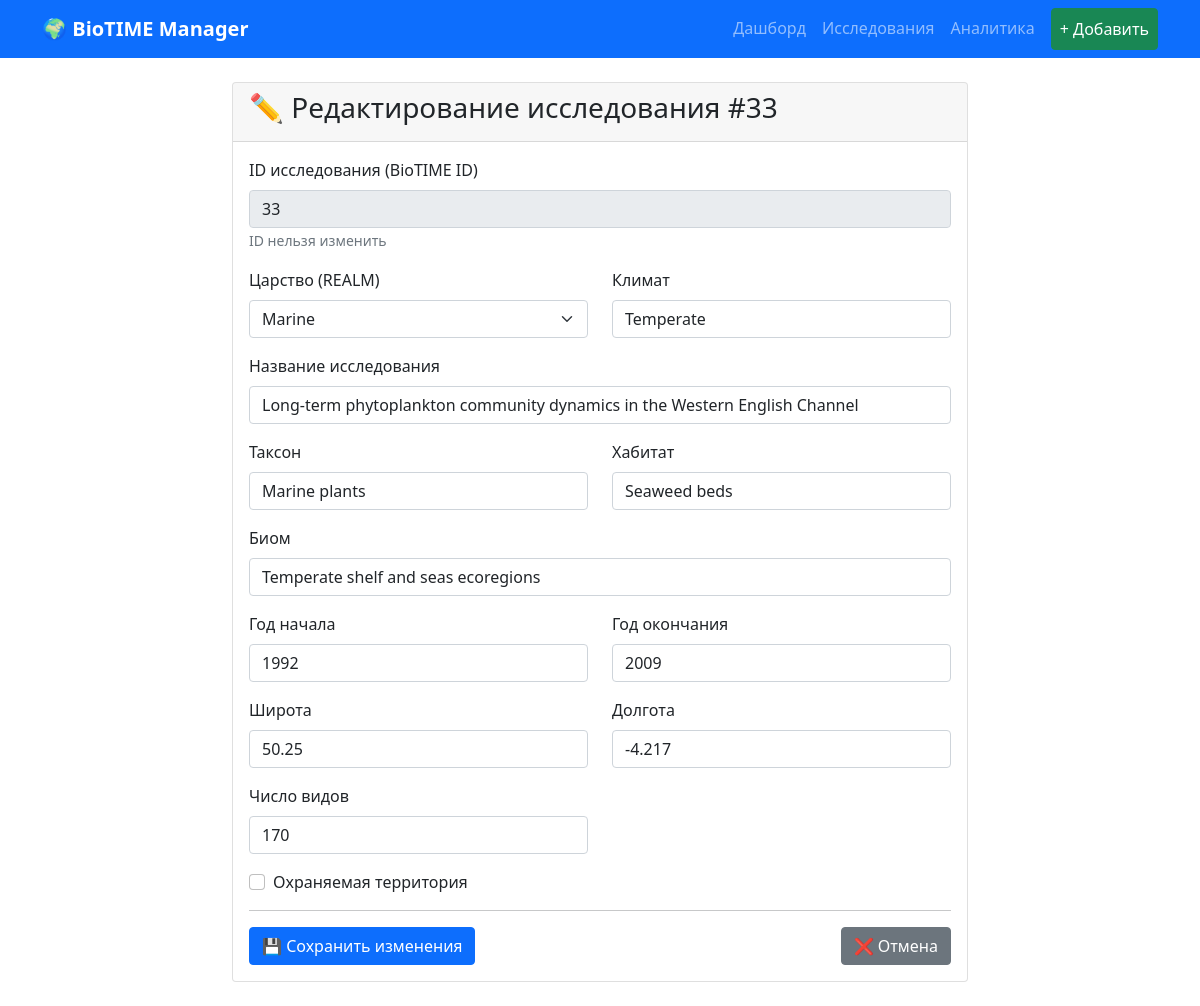
The app's page /study/3/edit with its own data.
### models.py (models this page shows, shortened)
class Study(db.Model):
    __tablename__ = 'studies'
    id = db.Column(db.Integer, primary_key=True)
    study_id = db.Column(db.Integer, unique=True, nullable=False, index=True)
    realm = db.Column(db.String(50))
    climate = db.Column(db.String(50))
    habitat = db.Column(db.String(100))
    protected_area = db.Column(db.Boolean, default=False)
    biome_map = db.Column(db.String(150))
    taxa = db.Column(db.String(150))
    organisms = db.Column(db.String(200))
    title = db.Column(db.String(500))
    has_plot = db.Column(db.String(1))
    data_points = db.Column(db.Integer)
    start_year = db.Column(db.Integer)
    end_year = db.Column(db.Integer)
    cent_lat = db.Column(db.Float)
    cent_long = db.Column(db.Float)
    number_of_species = db.Column(db.Integer)
    number_of_samples = db.Column(db.Integer)
    grain_sq_km = db.Column(db.Float)
    area_sq_km = db.Column(db.Float)
    abundance_type = db.Column(db.String(50))
    biomass_type = db.Column(db.String(50))
    web_link = db.Column(db.String(500))
    license = db.Column(db.String(50))
    samples = db.relationship('Sample', backref='study', lazy=True, cascade="all, delete-orphan")

### app.py (the view, shortened to what this page needs)
@app.route('/study/<int:study_id>/edit', methods=['GET', 'POST'])
def edit_study(study_id):
    study = Study.query.get_or_404(study_id)
    return render_template('edit_study.html', study=study)

### templates/edit_study.html (shortened to what this page needs)
{% extends "base.html" %}
{% block content %}
<div class="container">
    <div class="row justify-content-center">
        <div class="col-md-8">
            <div class="card">
                <div class="card-header">
                    <h3>✏️ Редактирование исследования #{{ study.study_id }}</h3>
                </div>
                <div class="card-body">
                    <form method="POST">
                        <div class="mb-3">
                            <label class="form-label">ID исследования (BioTIME ID)</label>
                            <input type="text" class="form-control" value="{{ study.study_id }}" disabled>
                            <small class="text-muted">ID нельзя изменить</small>
                        </div>
                        <div class="row">
                            <div class="col-md-6 mb-3">
                                <label class="form-label">Царство (REALM)</label>
                                <select name="realm" class="form-select">
                                    <option value="Marine" {% if study.realm == 'Marine' %}selected{% endif %}>Marine</option>
                                </select>
                            </div>
                            <div class="col-md-6 mb-3">
                                <label class="form-label">Климат</label>
                                <input type="text" name="climate" class="form-control" value="{{ study.climate }}">
                            </div>
                        </div>
                        <div class="mb-3">
                            <label class="form-label">Название исследования</label>
                            <input type="text" name="title" class="form-control" value="{{ study.title }}" required>
                        </div>
                        <div class="row">
                            <div class="col-md-6 mb-3">
                                <label class="form-label">Таксон</label>
                                <input type="text" name="taxa" class="form-control" value="{{ study.taxa }}">
                            </div>
                            <div class="col-md-6 mb-3">
                                <label class="form-label">Хабитат</label>
                                <input type="text" name="habitat" class="form-control" value="{{ study.habitat }}">
                            </div>
                        </div>
                        <div class="mb-3">
                            <label class="form-label">Биом</label>
                            <input type="text" name="biome_map" class="form-control" value="{{ study.biome_map }}">
                        </div>
                        <div class="row">
                            <div class="col-md-6 mb-3">
                                <label class="form-label">Год начала</label>
                                <input type="number" name="start_year" class="form-control" value="{{ study.start_year }}">
                            </div>
                            <div class="col-md-6 mb-3">
                                <label class="form-label">Год окончания</label>
                                <input type="number" name="end_year" class="form-control" value="{{ study.end_year }}">
                            </div>
                        </div>
                        <div class="row">
                            <div class="col-md-6 mb-3">
                                <label class="form-label">Широта</label>
                                <input type="text" name="cent_lat" class="form-control" value="{{ study.cent_lat }}">
                            </div>
                            <div class="col-md-6 mb-3">
                                <label class="form-label">Долгота</label>
                                <input type="text" name="cent_long" class="form-control" value="{{ study.cent_long }}">
                            </div>
                        </div>
                        <div class="row">
                            <div class="col-md-6 mb-3">
                                <label class="form-label">Число видов</label>
                                <input type="number" name="number_of_species" class="form-control" value="{{ study.number_of_species }}">
                            </div>
                        </div>
                        <div class="mb-3 form-check">
                            <input type="checkbox" name="protected_area" class="form-check-input" id="protected" {% if study.protected_area %}checked{% endif %}>
                            <label class="form-check-label" for="protected">Охраняемая территория</label>
                        </div>
                        <hr>
                        <div class="d-flex justify-content-between">
                            <button type="submit" class="btn btn-primary">💾 Сохранить изменения</button>
                            <a href="{{ url_for('study_detail', study_id=study.id) }}" class="btn btn-secondary">❌ Отмена</a>
                        </div>
                    </form>
                </div>
            </div>
        </div>
    </div>
</div>
{% endblock %}

### records on screen
Study: study_id "33", realm "Marine", climate "Temperate", title "Long-term phytoplankton community dynamics in the Western English Channel", taxa "Marine plants", habitat "Seaweed beds", biome_map "Temperate shelf and seas ecoregions", start_year "1992", end_year "2009", cent_lat "50.25", cent_long "-4.217", number_of_species "170"
